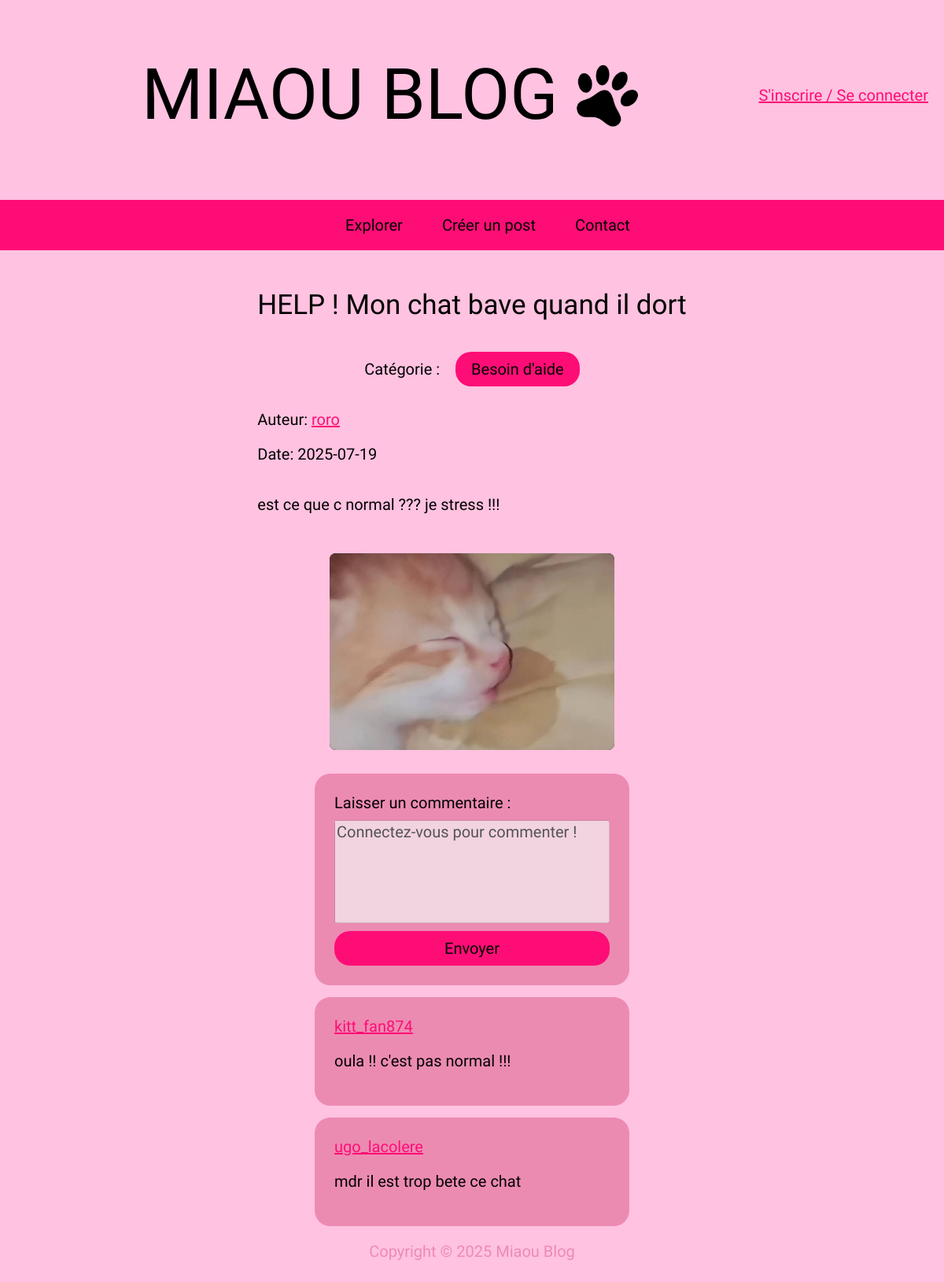
The app's page /post.php?id=20 with its own data.
### tables this page shows
CREATE TABLE IF NOT EXISTS `post` (
  `id_post` int NOT NULL AUTO_INCREMENT,
  `titre_post` varchar(100) NOT NULL,
  `date_post` date NOT NULL,
  `description` varchar(300) NOT NULL,
  `id_user` int DEFAULT NULL,
  PRIMARY KEY (`id_post`),
  KEY `fk_user_post` (`id_user`)
);

CREATE TABLE IF NOT EXISTS `categorie` (
  `id_categorie` int NOT NULL AUTO_INCREMENT,
  `nom_categorie` varchar(25) NOT NULL,
  PRIMARY KEY (`id_categorie`)
);

CREATE TABLE IF NOT EXISTS `utilisateur` (
  `id_user` int NOT NULL AUTO_INCREMENT,
  `email` varchar(25) NOT NULL,
  `pseudo` varchar(15) NOT NULL,
  `mot_de_passe` varchar(100) NOT NULL,
  PRIMARY KEY (`id_user`),
  UNIQUE KEY `email` (`email`),
  UNIQUE KEY `pseudo` (`pseudo`)
);

CREATE TABLE IF NOT EXISTS `commentaire` (
  `id_commentaire` int NOT NULL AUTO_INCREMENT,
  `contenu` varchar(100) NOT NULL,
  `nombre_like` int NOT NULL,
  `id_user` int NOT NULL,
  `id_post` int DEFAULT NULL,
  PRIMARY KEY (`id_commentaire`,`id_user`),
  KEY `fk_user_comm` (`id_user`),
  KEY `fk_post_comm` (`id_post`)
);

### utils.php (called while the page is built, shortened)
<?php
	class Commentaire {
		private $idAuteur;
		private $auteur;
		private $contenu;
		public function __construct(int $id, int $idAuteur, string $auteur, string $contenu) {
			$this->idAuteur = $idAuteur;
			$this->auteur = $auteur;
			$this->contenu = $contenu;
		}
		public function getIdAuteur() : int {
        	return $this->idAuteur;
    	}
		public function getAuteur() : string {
        	return $this->auteur;
    	}
		public function getContenu() : string {
        	return $this->contenu;
    	}
	}
	class Post {
		private int $id;
		private string $titre;
		private string $description;
		private string $date;
		private string $auteur;
		private int $auteurId;
		private array $categories;
		public function __construct(int $id, string $titre, string $description, string $date, string $auteur, string $auteurId, array $categories) {
			$this->id = $id;
			$this->titre = $titre;
			$this->description = $description;
			$this->date = $date;
			$this->auteur = $auteur;
			$this->auteurId = $auteurId;
			$this->categories = $categories;
		}
		public function getId() : int {
        	return $this->id;
    	}
		public function getTitre() : string {
        	return $this->titre;
    	}
		public function getDescription() : string {
        	return $this->description;
    	}
		public function getDate() : string {
        	return $this->date;
    	}
		public function getAuteur() : string {
        	return $this->auteur;
    	}
		public function getAuteurId() : string {
        	return $this->auteurId;
    	}
		public function getCategories() : array {
        	return $this->categories;
    	}
	}
?>

### post.php (the view, shortened to what this page needs)
<?php
    require_once("bd.php");
    require_once("utils.php");
    if (isset($_GET['id']) && is_numeric($_GET['id'])) {
        $postId = (int) $_GET['id'];
        $sql = "SELECT * FROM post WHERE id_post = ?";
        $statement = $pdo->prepare($sql);
        $statement->execute([$postId]);
        if (!$postDataRow = $statement->fetch(PDO::FETCH_ASSOC)) {
            header("Location: index.php");
            exit;
        }
        if (isset($_SESSION["authentifie"]) && $_SESSION["authentifie"]) {
            $sql = "SELECT id_commentaire FROM commentaire WHERE id_user = ? AND id_post = ?";
            $statement = $pdo->prepare($sql);
            $statement->execute([$_SESSION["id_user"], $postId]);
            $etatCommente = "non";
            if ($statement->fetch(PDO::FETCH_ASSOC)) {
                $etatCommente = "oui";
            }
        } else {
            $etatCommente = "pas_connecte";
        }
        $sql = "SELECT pseudo FROM utilisateur WHERE id_user = ?";
        $statement = $pdo->prepare($sql);
        $statement->execute([$postDataRow["id_user"]]);
        if (!$postUserRow = $statement->fetch(PDO::FETCH_ASSOC)) {
            header("Location: index.php");
            exit;
        }
        $sql = "SELECT c.id_categorie, c.nom_categorie FROM post_categorie p JOIN categorie c ON p.id_categorie = c.id_categorie WHERE p.id_post = ?";
        $statement = $pdo->prepare($sql);
        $statement->execute([$postId]);
        if (!$postCategoriesRow = $statement->fetchAll(PDO::FETCH_ASSOC)) {
            $postCategoriesRow = [["id_categorie" => null, "nom_categorie" => "Sans catégorie"]];
        }
        $post = new Post(
            $postId,
            $postDataRow["titre_post"],
            $postDataRow["description"],
            $postDataRow["date_post"],
            $postUserRow["pseudo"],
            $postDataRow["id_user"],
            $postCategoriesRow
        );
        $sql = "SELECT id_commentaire, contenu, pseudo, u.id_user
                FROM commentaire c
                JOIN utilisateur u ON c.id_user = u.id_user
                WHERE id_post = ?";
        $params = [$postId];
        $statement = $pdo->prepare($sql);
        $statement->execute($params);
        $commentaires = [];
        while ($commentaireRow = $statement->fetch(PDO::FETCH_ASSOC)) {
            $commentaires[] = new Commentaire($commentaireRow["id_commentaire"], $commentaireRow["id_user"], $commentaireRow["pseudo"], $commentaireRow["contenu"]);
        }
    } else {
        header("Location: index.php");
        exit;
    }
?>
<!DOCTYPE html>
<html lang="fr">
    <?php
        require_once("utils.php");
        require_once("head.php");
    ?>
    <body id="post">
        <?php require_once("header.php") ?>
        <main>
            <section id="post-contenu">
                <h2><?= $post->getTitre(); ?></h2>
                <section id="post-infos">
                    <div id="post-categories">
                        <p><?= (count($post->getCategories()) == 1) ? "Catégorie :" : "Catégories :" ?></p>
                        <?php
                        foreach ($post->getCategories() as $categorie) {
                            ?>
                            <a href="index.php?categorie=<?= $categorie["id_categorie"] ?? "" ?>" class="post-categorie"><?= $categorie["nom_categorie"] ?></a>
                            <?php
                        }
                        ?>
                    </div>
                    <div>
                        <p>Auteur: <a href="profil.php?id=<?= $post->getAuteurId() ?>"><?= $post->getAuteur(); ?></a></p>
                        <p>Date: <?= $post->getDate(); ?></p>
                    </div>
                </section>
                <p><?= $post->getDescription(); ?></p>
            </section>
            <section id="post-images">
                <?php
                    $postId = $post->getId();
                    $auteurId = $post->getAuteurId();
                    $cheminDossier = "uploads/users/$auteurId/posts/$postId";
                    if (is_dir($cheminDossier)) {
                        if ($dossier = opendir($cheminDossier)) {
                            while (($fichier = readdir($dossier)) !== false) {
                                if ($fichier != '.' && $fichier != '..') {
                                    $cheminFichier = $cheminDossier . DIRECTORY_SEPARATOR . $fichier;
                                    echo "<img src='$cheminFichier' alt='Image du post' />";
                                }
                            }
                        }
                    }
                ?>
            </section>
            <section id="post-commentaires">
                <?php
                if ($etatCommente == "non" || $etatCommente == "pas_connecte") {
                    ?>
                    <form id="form-commentaires" action="post.php?id=<?= $postId ?>" method="post">
                        <label for="commentaire-contenu">Laisser un commentaire :</label>
                        <textarea name="commentaire-contenu" <?= $etatCommente == "pas_connecte" ? 'disabled' : '' ?>><?= $etatCommente == "pas_connecte" ? 'Connectez-vous pour commenter !' : '' ?></textarea>
                        <button type="submit">Envoyer</button>
                    </form>
                    <?php
                }
                foreach ($commentaires as $commentaire) {
                    ?>
                    <div class="commentaire">
                        <div>
                            <a href="profil.php?id=<?= $commentaire->getIdAuteur() ?>"><?= $commentaire->getAuteur(); ?></a>
                            <p><?= $commentaire->getContenu(); ?></p>
                        </div>
                    </div>
                    <?php
                }
                ?>
            </section>
        </main>
        <?php require_once("footer.php") ?>
    </body>
</html>

### head.php (shortened to what this page needs)
<head>
    <link rel="stylesheet" href="style.css"/>
</head>

### header.php (shortened to what this page needs)
<header>
    <div id="header-top">
        <a href="index.php">
            <div id="header-title">
                <h1>MIAOU BLOG</h1>
                <img src="images/miaou_paw.png" alt="Image de patte de chat">
            </div>
        </a>
        <?php
            if (isset($_SESSION["authentifie"])) {
                if ($_SESSION["authentifie"] === true) {
                    echo "<div><a href='compte.php'>" . $_SESSION["pseudo"] . "</a><a href='deconnexion_compte.php'><span class='material-symbols-outlined'>logout</span></a></div>";
                }
            } else {
                echo "<div><a href='connexion_compte.php'>S'inscrire / Se connecter</a></div>";
            }
        ?>
    </div>
    <nav>
        <ul>
            <li><a href="index.php">Explorer</a></li>
            <li><a href="creation_post.php">Créer un post</a></li>
            <li><a href="contact.php">Contact</a></li>
        </ul>
    </nav>
</header>

### footer.php
<footer><p>Copyright © 2025 Miaou Blog</p></footer>

### style.css (style rules this page uses)
:root { --color1: #FFC2E0; --color2: #EC8BB2; --color3: black; --color4: #FF0D76; --font-family1: 'Lilita One'; }
* { font-family: var(--font-family1); font-weight: 200; font-size: 20px; }
body { background-color: var(--color1); margin-left: 0; margin-right: 0; }
a { color: var(--color4); }
button, .custom-file-label, .button, .post-categorie, #admin_categories section a, input[type="file"]::file-selector-button { font-family: var(--font-family1); padding: 10px 20px; background-color: var(--color4); color: var(--color3); text-decoration: none; border: none; border-radius: 20px; text-align: center; }
h2 { font-size: 35px; }
main { display: flex; flex-direction: column; justify-content: center; align-items: center; gap: 20px; }
nav { background-color: var(--color4); }
nav > ul { display: flex; flex-direction: row; justify-content: center; align-content: center; list-style-type: none; }
nav li { display: flex; justify-content: center; align-items: center; padding: 20px 25px; }
nav a { text-decoration: none; color: var(--color3); text-align: center; }
#header-top { display: flex; justify-content: space-between; align-items: center; }
#header-title { display: flex; justify-content: center; align-items: center; }
#header-title img { width: 120px; height: 120px; }
#header-top > a { text-decoration: none; color: var(--color3); }
#header-top > div { display: flex; justify-content: center; align-items: center; gap: 10px; margin-right: 20px; }
#header-top > div a { color: var(--color4); }
h1 { font-size: 90px; margin-left: 180px; }
textarea { height: 125px; resize: none; }
body#post main { display: flex; flex-direction: column; justify-content: center; align-items: center; }
body#post main section { max-width: 900px; }
#post-infos { display: flex; flex-direction: column; }
#post-images { display: flex; overflow-x: auto; gap: 10px; padding: 10px; scroll-snap-type: x mandatory; scroll-behavior: smooth; }
#post-images img { height: 250px; width: auto; object-fit: contain; flex-shrink: 0; border-radius: 8px; background: #000; }
#post-commentaires { display: flex; flex-direction: column; width: 400px; gap: 15px; }
#form-commentaires, #admin_categories form, .commentaire { padding: 25px; background-color: var(--color2); border-radius: 20px; display: flex; gap: 15px; }
#form-commentaires { flex-direction: column; gap: 10px; }
.commentaire { flex-direction: row; align-items: center; justify-content: space-between; }
#post-categories { display: flex; align-items: center; justify-content: center; gap: 20px; }
footer { color : var(--color2); display: flex; justify-content: center; align-items: center; }

### records on screen
post: titre_post "HELP ! Mon chat bave quand il dort", date_post "2025-07-19", description "est ce que c normal ??? je stress !!!"
categorie: nom_categorie "Besoin d'aide"
utilisateur: pseudo "roro"
commentaire: id_user.pseudo "kitt_fan874", contenu "oula !! c'est pas normal !!!"
commentaire: id_user.pseudo "ugo_lacolere", contenu "mdr il est trop bete ce chat"
